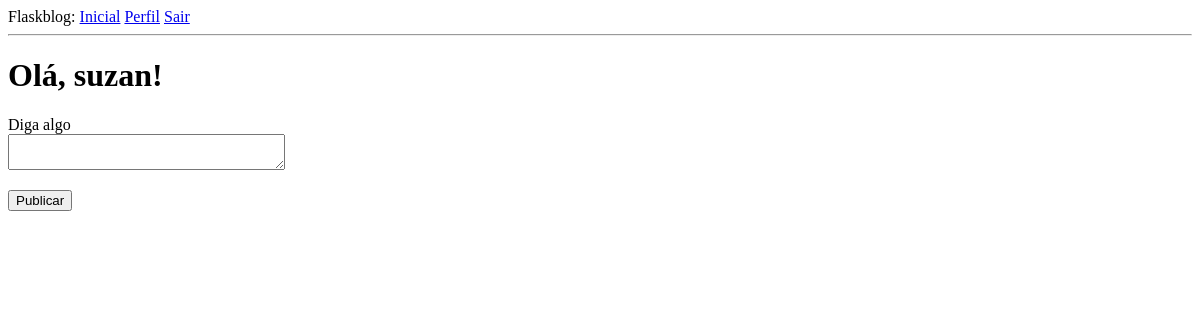
Before: /index (signed in) with the older database file.
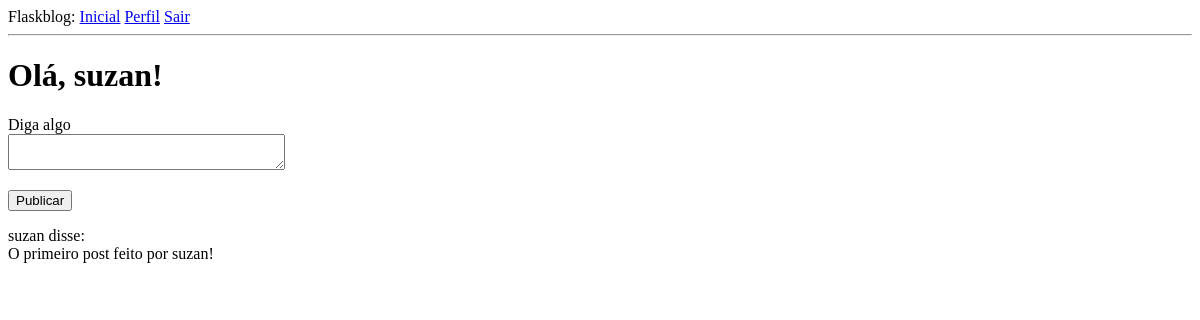
After: the same page with the newer database file.
### app/models.py (models this page shows, shortened)
class Post(db.Model):
    id = db.Column(db.Integer, primary_key=True)
    body = db.Column(db.String(140))
    timestamp = db.Column(db.DateTime, index=True, default=datetime.utcnow)
    user_id = db.Column(db.Integer, db.ForeignKey('user.id'))

class User(UserMixin, db.Model):
    id = db.Column(db.Integer, primary_key=True)
    username = db.Column(db.String(64), index=True, unique=True)
    email = db.Column(db.String(120), index=True, unique=True)
    password_hash = db.Column(db.String(128))
    posts = db.relationship('Post', backref='author', lazy='dynamic')
    about_me = db.Column(db.String(140))
    last_seen = db.Column(db.DateTime, default=datetime.utcnow)
    followed = db.relationship(
        'User', secondary=followers,
        primaryjoin=(followers.c.follower_id == id),
        secondaryjoin=(followers.c.followed_id == id),
        backref=db.backref('followers', lazy='dynamic'), lazy='dynamic')
    def followed_posts(self):
        followed = Post.query.join(
            followers, (followers.c.followed_id == Post.user_id)).filter(
                followers.c.follower_id == self.id)
        own = Post.query.filter_by(user_id=self.id)
        return followed.union(own).order_by(Post.timestamp.desc())

### app/routes.py (the view)
@app.route('/', methods=['GET', 'POST'])
@app.route('/index', methods=['GET', 'POST'])
@login_required
def index():
    form = PostForm()
    if form.validate_on_submit():
        post = Post(body=form.post.data, author=current_user)
        db.session.add(post)
        db.session.commit()
        flash('Sua postagem está publicada!')
        return redirect(url_for('index'))
    posts = current_user.followed_posts().all()
    return render_template("index.html", title="Página Inicial",
                           form=form, posts=posts)

### app/forms.py
class PostForm(FlaskForm):
    post = TextAreaField('Diga algo',
                         validators=[DataRequired(), Length(min=1, max=140)])
    submit = SubmitField('Publicar')

### app/models.py (called while the page is built)
@login.user_loader
def load_user(id):
    return User.query.get(int(id))

### app/routes.py (called while the page is built)
@app.before_request
def before_request():
    if current_user.is_authenticated:
        current_user.last_seen = datetime.utcnow()
        db.session.commit()

### app/templates/index.html (shortened to what this page needs)
{% extends "base.html" %}
{% block content %}
	<h1>Olá, {{ current_user.username }}! </h1>
	<form action="" method="POST">
		<p>
			{{ form.post.label }}<br>
			{{ form.post(cols=32, row=4) }}<br>
		</p>
		<p>{{ form.submit() }}</p>
	</form>
	{% for post in posts %}
	<p>
		{{ post.author.username }} disse: <br>{{ post.body }}<br>
	</p>
	{% endfor %}
{% endblock %}

Changed rows visible on the page:
added Post: author.username "suzan", body "O primeiro post feito por suzan!"
